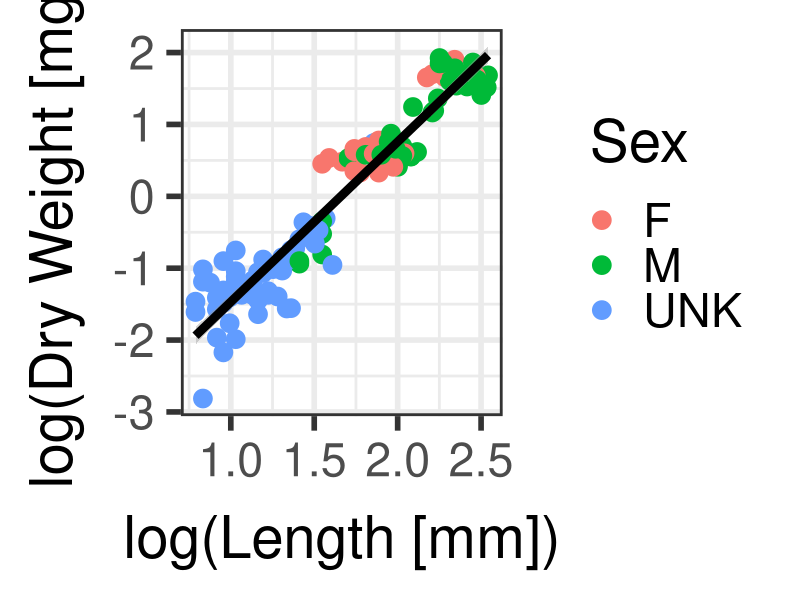

Recreate this plot in R. (Note: this script raises an error after producing the figure.)
############################################### 
######### FS Length-Weight Regression #########
############################################### 

rm(list = ls())

library(ggplot2)

##import and format data
fs_lw <- read.csv(file = "Data/FS_LW_Regression.csv", stringsAsFactors = FALSE)

#change blank cells in Sex column to UNK
fs_lw$Sex <- sub("^$", "UNK", fs_lw$Sex) 

#remove rows that have a string in the Notes column -- these are all measurements that may be biased for various reasons
#no tail (5), short tail (1), Hard to tell where abdomen ends (6), full tin weight less than empty (1)
fs_lw = fs_lw[!grepl("a", fs_lw$Notes),] #choosing 'a' because it is contained in all of the strings 

#one outlier (obs 60). Identified as outlier by residuals vs leverage plot.
fs_lw = subset(fs_lw, Length_cm > 0.20)
#133 obs


#plot
fs_lw$Length_cm = fs_lw$Length_cm*10
names(fs_lw)[names(fs_lw) == 'Length_cm'] <- 'Length_mm'

lw_reg_curve_output = 
  ggplot(fs_lw, aes(x = log(Length_mm), y = log(Boat_Net))) +
  geom_point(aes(color = Sex), size = 6) +
  stat_smooth(method = "lm", formula = y ~ x, size = 3, color = "black") +
  ylab("log(Dry Weight [mg])") +
  xlab("log(Length [mm])") +
  theme_bw(42) +
  theme(axis.title.y = element_text(margin = margin(t = 0, r = 20, b = 0, l = 0)),
        axis.title.x = element_text(margin = margin(t = 20, r = 0, b = 0, l = 0)))

lw_reg_curve_output

ggsave(lw_reg_curve_output, filename = "Outputs/lw_reg_curve.png",  width = 14, height = 12, dpi = 100)

#stats
lw_model = lm(log(Boat_Net) ~ log(Length_mm), data = fs_lw)
#plot(lw_model)

summary(lw_model) 
#Multiple R-squared: 0.91, p-value < 0.001

#Formula: log(y) = 2.22706*log(x) - 3.69561

#check that this formula yields the correct curve
curve(2.22706*x - 3.69561, from=2, to=13, n=300, xlab="xvalue", ylab="yvalue")



